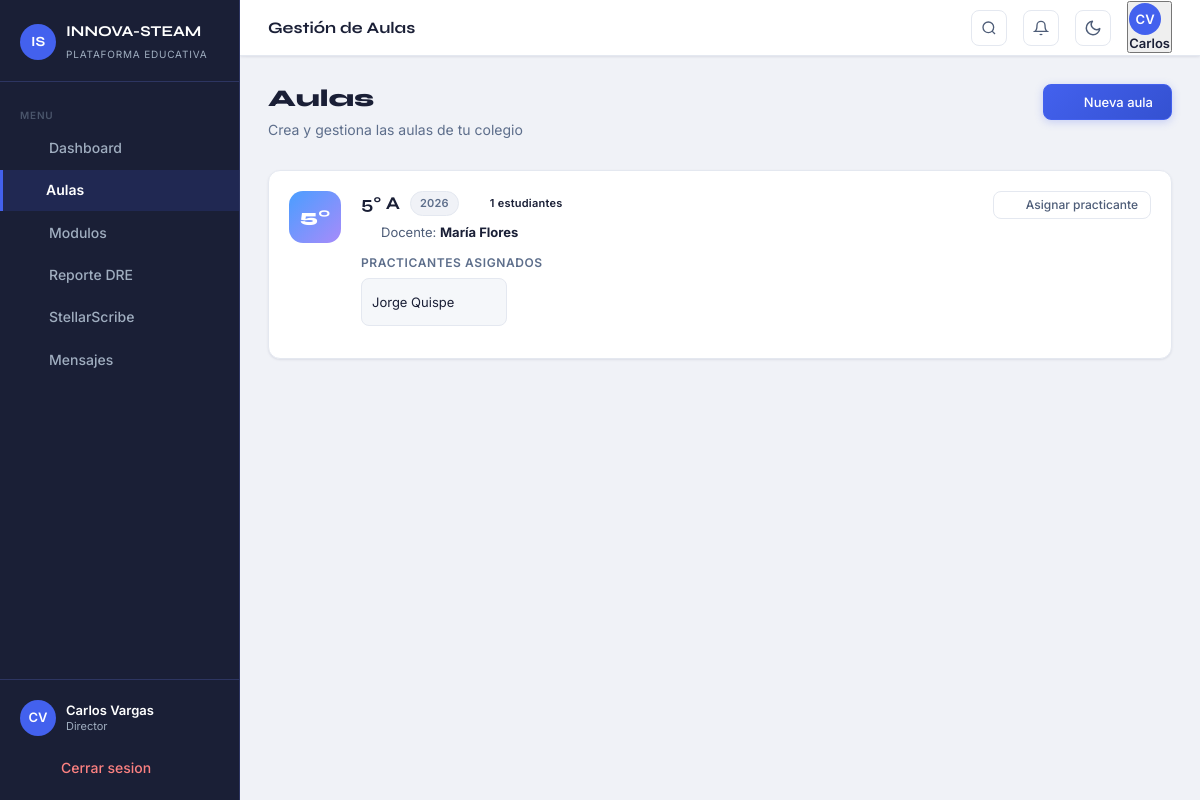
Page /admin_colegio/aulas.php (signed in) on the committed database.
### tables this page shows
CREATE TABLE aulas (
  id            INT UNSIGNED AUTO_INCREMENT PRIMARY KEY,
  colegio_id    INT UNSIGNED NOT NULL,
  grado         ENUM('5to','6to') NOT NULL,
  seccion       VARCHAR(10)  NOT NULL,
  anio_escolar  YEAR         NOT NULL,
  docente_id    INT UNSIGNED,
  CONSTRAINT fk_aulas_colegio  FOREIGN KEY (colegio_id) REFERENCES colegios(id)  ON DELETE CASCADE,
  CONSTRAINT fk_aulas_docente  FOREIGN KEY (docente_id) REFERENCES usuarios(id)  ON DELETE SET NULL
);

CREATE TABLE practicante_aula (
  practicante_id INT UNSIGNED NOT NULL,
  aula_id        INT UNSIGNED NOT NULL,
  asignado_en    TIMESTAMP    NOT NULL DEFAULT CURRENT_TIMESTAMP,
  PRIMARY KEY (practicante_id, aula_id),
  CONSTRAINT fk_pa_practicante FOREIGN KEY (practicante_id) REFERENCES usuarios(id) ON DELETE CASCADE,
  CONSTRAINT fk_pa_aula        FOREIGN KEY (aula_id)        REFERENCES aulas(id)    ON DELETE CASCADE
);

### includes/config.php (called while the page is built, shortened)
<?php
function sanitize(string $val): string
{
    return htmlspecialchars(trim($val), ENT_QUOTES, 'UTF-8');
}

### admin_colegio/aulas.php (the view, shortened to what this page needs)
<?php
require_once __DIR__ . '/../includes/config.php';
$userId = currentUserId();
$pdo    = getDB();
$colegio = null;
if (!$colegio) {
    $stmtFb = $pdo->prepare('SELECT colegio_id FROM usuarios WHERE id = ? LIMIT 1');
    $stmtFb->execute([$userId]);
    $colegioId = (int)($stmtFb->fetchColumn() ?: 0);
    if ($colegioId) {
        $stmtC2 = $pdo->prepare('SELECT * FROM colegios WHERE id = ? LIMIT 1');
        $stmtC2->execute([$colegioId]);
        $colegio = $stmtC2->fetch();
    }
}
$colegioId = $colegio ? (int)$colegio['id'] : 0;
$stmtAulas = $pdo->prepare(
    'SELECT
        a.id,
        a.grado,
        a.seccion,
        a.anio_escolar,
        a.docente_id,
        CONCAT(COALESCE(ud.nombre,\'\'), \' \', COALESCE(ud.apellido,\'\')) AS docente_nombre,
        (SELECT COUNT(*) FROM estudiante_aula ea WHERE ea.aula_id = a.id) AS total_estudiantes
     FROM aulas a
     LEFT JOIN usuarios ud ON ud.id = a.docente_id
     WHERE a.colegio_id = ?
     ORDER BY a.grado, a.seccion'
);
$stmtAulas->execute([$colegioId]);
$aulas = $stmtAulas->fetchAll();
$aulasPracticantes = [];
if (!empty($aulas)) {
    $aulaIds    = array_column($aulas, 'id');
    $inMarks    = implode(',', array_fill(0, count($aulaIds), '?'));
    $stmtPA     = $pdo->prepare(
        "SELECT pa.aula_id, pa.practicante_id,
                CONCAT(u.nombre, ' ', u.apellido) AS nombre,
                u.email
         FROM practicante_aula pa
         JOIN usuarios u ON u.id = pa.practicante_id
         WHERE pa.aula_id IN ({$inMarks})"
    );
    $stmtPA->execute($aulaIds);
    foreach ($stmtPA->fetchAll() as $row) {
        $aulasPracticantes[(int)$row['aula_id']][] = $row;
    }
}
include __DIR__ . '/../includes/header.php';
?>
<div class="page-action-header">
  <div>
    <h1 class="page-title">Aulas</h1>
    <p class="page-subtitle">Crea y gestiona las aulas de tu colegio</p>
  </div>
  <button class="btn btn-primary" onclick="openModal('modalNuevaAula')">
    <i data-lucide="plus" style="width:16px;height:16px"></i>
    Nueva aula
  </button>
</div>
<?php if (empty($aulas)): ?>
<div class="card">
  <div class="empty-state">
    <div class="empty-icon">
      <i data-lucide="layers" style="width:48px;height:48px;opacity:.3"></i>
    </div>
    <h3>No hay aulas registradas</h3>
    <p>Empieza creando la primera aula para tu colegio.</p>
    <button class="btn btn-primary mt-16" onclick="openModal('modalNuevaAula')">
      <i data-lucide="plus" style="width:16px;height:16px"></i>
      Nueva aula
    </button>
  </div>
</div>
<?php else: ?>
<div style="display:flex;flex-direction:column;gap:16px">
  <?php foreach ($aulas as $aula):
    $aulaId = (int)$aula['id'];
    $pracsAula = $aulasPracticantes[$aulaId] ?? [];
  ?>
  <div class="card" style="padding:20px">
    <div style="display:flex;align-items:flex-start;gap:20px">
      <div style="
          width:52px;height:52px;border-radius:14px;
          background:linear-gradient(135deg,var(--blue),var(--purple));
          display:flex;align-items:center;justify-content:center;
          flex-shrink:0;font-family:'Syne',sans-serif;font-weight:800;font-size:18px;color:#fff">
        <?= (int)$aula['grado'] ?>°
      </div>
      <div style="flex:1;min-width:0">
        <div style="display:flex;align-items:center;gap:10px;flex-wrap:wrap;margin-bottom:6px">
          <h3 style="font-family:'Syne',sans-serif;font-size:18px;font-weight:700">
            <?= (int)$aula['grado'] ?>° <?= sanitize($aula['seccion']) ?>
          </h3>
          <span class="badge badge-muted"><?= (int)$aula['anio_escolar'] ?></span>
          <span class="badge">
            <i data-lucide="users" style="width:12px;height:12px"></i>
            <?= (int)$aula['total_estudiantes'] ?> estudiantes
          </span>
        </div>
        <div style="display:flex;align-items:center;gap:6px;margin-bottom:10px;font-size:13px;color:var(--text-secondary)">
          <i data-lucide="user" style="width:14px;height:14px"></i>
          <span>Docente:
            <strong style="color:var(--text-primary)">
              <?= trim($aula['docente_nombre']) ?: 'Sin asignar' ?>
            </strong>
          </span>
        </div>
        <div style="margin-bottom:12px">
          <div style="font-size:12px;font-weight:600;text-transform:uppercase;letter-spacing:.05em;color:var(--text-muted);margin-bottom:6px">
            Practicantes asignados
          </div>
          <?php if (empty($pracsAula)): ?>
            <span class="badge badge-warning">Sin practicante asignado</span>
          <?php else: ?>
            <div style="display:flex;flex-wrap:wrap;gap:8px">
              <?php foreach ($pracsAula as $p): ?>
              <div style="
                  display:flex;align-items:center;gap:8px;
                  background:var(--bg-elevated);border:1px solid var(--bg-border);
                  border-radius:8px;padding:6px 10px;font-size:13px">
                <span><?= sanitize($p['nombre']) ?></span>
                <form method="post" action="" style="display:inline"
                      onsubmit="return confirm('¿Remover a <?= sanitize(addslashes($p['nombre'])) ?> de esta aula?')">
                  <button type="submit" class="btn-icon"
                          style="background:none;border:none;cursor:pointer;color:var(--text-muted);padding:0;display:flex"
                          title="Remover practicante">
                    <i data-lucide="x" style="width:14px;height:14px"></i>
                  </button>
                </form>
              </div>
              <?php endforeach; ?>
            </div>
          <?php endif; ?>
        </div>
      </div>
      <div style="display:flex;gap:8px;flex-shrink:0">
        <button class="btn btn-ghost btn-sm"
                onclick="openAssignModal(<?= $aulaId ?>, '<?= (int)$aula['grado'] ?>° <?= sanitize(addslashes($aula['seccion'])) ?>')">
          <i data-lucide="user-plus" style="width:14px;height:14px"></i>
          Asignar practicante
        </button>
      </div>
    </div>
  </div>
  <?php endforeach; ?>
</div>
<?php endif; ?>
<?php include __DIR__ . '/../includes/footer.php'; ?>

### assets/css/motion.css (style rules this page uses)
.reveal-ready [data-reveal] { opacity: 0; transform: translateY(14px); }
.reveal-ready [data-reveal].is-visible { opacity: 1; transform: none; transition: opacity .45s cubic-bezier(.22, 1, .36, 1), transform .45s cubic-bezier(.22, 1, .36, 1); transition-delay: var(--reveal-delay, 0ms); }
:where(a, button, input, select, textarea, [tabindex]):focus-visible { outline: 2px solid var(--accent); outline-offset: 2px; border-radius: 4px; }

### rows in the picture
aulas: grado "5", seccion "A", anio_escolar "2026", total_estudiantes "1", docente_nombre "María Flores"
practicante_aula: nombre "Jorge Quispe"

### other values in the picture
$item['label'] "Dashboard"
$item['label'] "Aulas"
$item['label'] "Modulos"
$item['label'] "Reporte DRE"
$item['label'] "StellarScribe"
$item['label'] "Mensajes"
$initials "CV"
$rolLabel "Director"
$pageTitle "Gestión de Aulas"
$user['nombre'] "Carlos"
